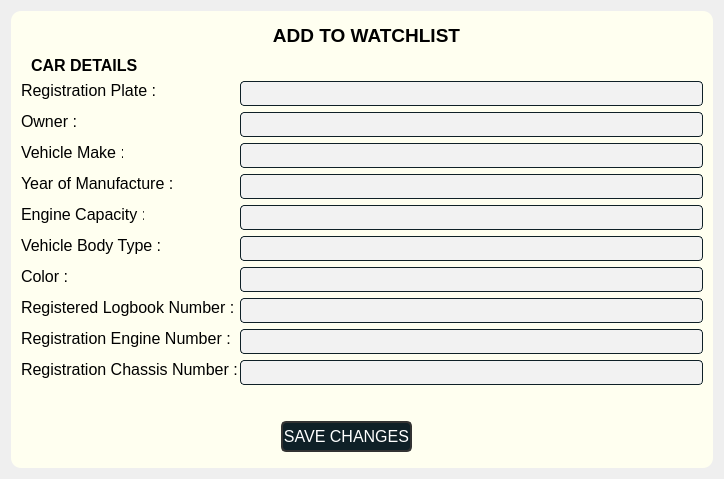
               <widget class="QWidget" name="add_remove_wishlist">
                <layout class="QGridLayout" name="gridLayout_7">
                 <item row="0" column="0">
                  <widget class="QFrame" name="add_remove_frame">
                   <property name="minimumSize">
                    <size>
                     <width>702</width>
                     <height>457</height>
                    </size>
                   </property>
                   <property name="maximumSize">
                    <size>
                     <width>702</width>
                     <height>457</height>
                    </size>
                   </property>
                   <property name="styleSheet">
                    <string notr="true">QFrame{
background-color:#FFFFF0;
border-radius:10px;
box-shadow: 0 3px 10px rgb(0 0 0 / 0.2);
}
QLineEdit {
 color:black;
 border:1px solid #0f2027;
 border-radius:4px;
 background:#f2f2f2;
}
QLineEdit:hover {
 
 border:2px solid  #33cc33;
 border-radius:4px;
 background: #ffffff;
}
QLineEdit:disabled {
 
 border:2px solid#0f2027;
 border-radius:4px;
 background:#0f2027;
}
</string>
                   </property>
                   <property name="frameShape">
                    <enum>QFrame::StyledPanel</enum>
                   </property>
                   <property name="frameShadow">
                    <enum>QFrame::Raised</enum>
                   </property>
                   <widget class="QLabel" name="add_remove_label">
                    <property name="geometry">
                     <rect>
                      <x>10</x>
                      <y>10</y>
                      <width>691</width>
                      <height>29</height>
                     </rect>
                    </property>
                    <property name="text">
                     <string>&lt;html&gt;&lt;head/&gt;&lt;body&gt;&lt;p align=&quot;center&quot;&gt;&lt;span style=&quot; font-size:14pt; font-weight:600;&quot;&gt;ADD TO WATCHLIST&lt;/span&gt;&lt;/p&gt;&lt;/body&gt;&lt;/html&gt;</string>
                    </property>
                   </widget>
                   <widget class="QLabel" name="car_deatils_label">
                    <property name="geometry">
                     <rect>
                      <x>20</x>
                      <y>45</y>
                      <width>111</width>
                      <height>19</height>
                     </rect>
                    </property>
                    <property name="text">
                     <string>&lt;html&gt;&lt;head/&gt;&lt;body&gt;&lt;p&gt;&lt;span style=&quot; font-size:12pt; font-weight:600;&quot;&gt;CAR DETAILS&lt;/span&gt;&lt;/p&gt;&lt;/body&gt;&lt;/html&gt;</string>
                    </property>
                   </widget>
                   <widget class="QLabel" name="reg_plate_label">
                    <property name="geometry">
                     <rect>
                      <x>10</x>
                      <y>70</y>
                      <width>134</width>
                      <height>19</height>
                     </rect>
                    </property>
                    <property name="text">
                     <string>&lt;html&gt;&lt;head/&gt;&lt;body&gt;&lt;p&gt;&lt;span style=&quot; font-size:12pt;&quot;&gt;Registration Plate :&lt;/span&gt;&lt;/p&gt;&lt;/body&gt;&lt;/html&gt;</string>
                    </property>
                   </widget>
                   <widget class="QLabel" name="owner_label">
                    <property name="geometry">
                     <rect>
                      <x>10</x>
                      <y>101</y>
                      <width>58</width>
                      <height>19</height>
                     </rect>
                    </property>
                    <property name="text">
                     <string>&lt;html&gt;&lt;head/&gt;&lt;body&gt;&lt;p&gt;&lt;span style=&quot; font-size:12pt;&quot;&gt;Owner :&lt;/span&gt;&lt;/p&gt;&lt;/body&gt;&lt;/html&gt;</string>
                    </property>
                   </widget>
                   <widget class="QLabel" name="vehicle_make_label">
                    <property name="geometry">
                     <rect>
                      <x>10</x>
                      <y>132</y>
                      <width>102</width>
                      <height>19</height>
                     </rect>
                    </property>
                    <property name="text">
                     <string>&lt;html&gt;&lt;head/&gt;&lt;body&gt;&lt;p&gt;&lt;span style=&quot; font-size:12pt;&quot;&gt;Vehicle Make :&lt;/span&gt;&lt;/p&gt;&lt;/body&gt;&lt;/html&gt;</string>
                    </property>
                   </widget>
                   <widget class="QLabel" name="year_of_man_label">
                    <property name="geometry">
                     <rect>
                      <x>10</x>
                      <y>163</y>
                      <width>153</width>
                      <height>19</height>
                     </rect>
                    </property>
                    <property name="text">
                     <string>&lt;html&gt;&lt;head/&gt;&lt;body&gt;&lt;p&gt;&lt;span style=&quot; font-size:12pt;&quot;&gt;Year of Manufacture :&lt;/span&gt;&lt;/p&gt;&lt;/body&gt;&lt;/html&gt;</string>
                    </property>
                   </widget>
                   <widget class="QLabel" name="engine_capacity_label">
                    <property name="geometry">
                     <rect>
                      <x>10</x>
                      <y>194</y>
                      <width>123</width>
                      <height>19</height>
                     </rect>
                    </property>
                    <property name="text">
                     <string>&lt;html&gt;&lt;head/&gt;&lt;body&gt;&lt;p&gt;&lt;span style=&quot; font-size:12pt;&quot;&gt;Engine Capacity :&lt;/span&gt;&lt;/p&gt;&lt;/body&gt;&lt;/html&gt;</string>
                    </property>
                   </widget>
                   <widget class="QLabel" name="body_type_label">
                    <property name="geometry">
                     <rect>
                      <x>10</x>
                      <y>225</y>
                      <width>141</width>
                      <height>19</height>
                     </rect>
                    </property>
                    <property name="text">
                     <string>&lt;html&gt;&lt;head/&gt;&lt;body&gt;&lt;p&gt;&lt;span style=&quot; font-size:12pt;&quot;&gt;Vehicle Body Type :&lt;/span&gt;&lt;/p&gt;&lt;/body&gt;&lt;/html&gt;</string>
                    </property>
                   </widget>
                   <widget class="QLabel" name="color_label">
                    <property name="geometry">
                     <rect>
                      <x>10</x>
                      <y>256</y>
                      <width>49</width>
                      <height>19</height>
                     </rect>
                    </property>
                    <property name="text">
                     <string>&lt;html&gt;&lt;head/&gt;&lt;body&gt;&lt;p&gt;&lt;span style=&quot; font-size:12pt;&quot;&gt;Color :&lt;/span&gt;&lt;/p&gt;&lt;/body&gt;&lt;/html&gt;</string>
                    </property>
                   </widget>
                   <widget class="QLabel" name="logbook_number_label">
                    <property name="geometry">
                     <rect>
                      <x>10</x>
                      <y>287</y>
                      <width>213</width>
                      <height>19</height>
                     </rect>
                    </property>
                    <property name="text">
                     <string>&lt;html&gt;&lt;head/&gt;&lt;body&gt;&lt;p&gt;&lt;span style=&quot; font-size:12pt;&quot;&gt;Registered Logbook Number :&lt;/span&gt;&lt;/p&gt;&lt;/body&gt;&lt;/html&gt;</string>
                    </property>
                   </widget>
                   <widget class="QLabel" name="engine_number_label">
                    <property name="geometry">
                     <rect>
                      <x>10</x>
                      <y>318</y>
                      <width>210</width>
                      <height>19</height>
                     </rect>
                    </property>
                    <property name="text">
                     <string>&lt;html&gt;&lt;head/&gt;&lt;body&gt;&lt;p&gt;&lt;span style=&quot; font-size:12pt;&quot;&gt;Registration Engine Number :&lt;/span&gt;&lt;/p&gt;&lt;/body&gt;&lt;/html&gt;</string>
                    </property>
                   </widget>
                   <widget class="QLabel" name="chassis_number_label">
                    <property name="geometry">
                     <rect>
                      <x>10</x>
                      <y>349</y>
                      <width>221</width>
                      <height>19</height>
                     </rect>
                    </property>
                    <property name="text">
                     <string>&lt;html&gt;&lt;head/&gt;&lt;body&gt;&lt;p&gt;&lt;span style=&quot; font-size:12pt;&quot;&gt;Registration Chassis Number :&lt;/span&gt;&lt;/p&gt;&lt;/body&gt;&lt;/html&gt;</string>
                    </property>
                   </widget>
                   <widget class="QFrame" name="frame_5">
                    <property name="geometry">
                     <rect>
                      <x>150</x>
                      <y>380</y>
                      <width>431</width>
                      <height>71</height>
                     </rect>
                    </property>
                    <property name="minimumSize">
                     <size>
                      <width>431</width>
                      <height>71</height>
                     </size>
                    </property>
                    <property name="maximumSize">
                     <size>
                      <width>431</width>
                      <height>71</height>
                     </size>
                    </property>
                    <property name="styleSheet">
                     <string notr="true">
	background-color: #FFFFF0;


QRadioButton {
    background#0f2027;
    color:white;
} 
QRadioButton::indicator {
    width:10px;
    height:10px;
    border-radius: 7px; }
QRadioButton::indicator:checked {
    background-color:#0f2027;
    border: 2px solid rgb(51,51,51);
}
QRadioButton::indicator:unchecked {
    background-color:rgb(91,90,90);
    border:2px solid rgb(51,51,51);
}</string>
                    </property>
                    <property name="frameShape">
                     <enum>QFrame::StyledPanel</enum>
                    </property>
                    <property name="frameShadow">
                     <enum>QFrame::Raised</enum>
                    </property>
                    <widget class="QPushButton" name="btn_save_to_wishlist">
                     <property name="geometry">
                      <rect>
                       <x>120</x>
                       <y>30</y>
                       <width>131</width>
                       <height>31</height>
                      </rect>
                     </property>
                     <property name="minimumSize">
                      <size>
                       <width>69</width>
                       <height>25</height>
                      </size>
                     </property>
                     <property name="maximumSize">
                      <size>
                       <width>69000</width>
                       <height>25000</height>
                      </size>
                     </property>
                     <property name="font">
                      <font>
                       <family>Segoe UI</family>
                       <pointsize>12</pointsize>
                      </font>
                     </property>
                     <property name="cursor">
                      <cursorShape>PointingHandCursor</cursorShape>
                     </property>
                     <property name="toolTip">
                      <string>add to watchlist</string>
                     </property>
                     <property name="styleSheet">
                      <string notr="true">QPushButton {
	border: 2px solid rgb(51,51,51);
	border-radius: 5px;	
	color:rgb(255,255,255);
	background-color:#0f2027;
}
QPushButton:hover {
	border: 2px solid rgb(0,143,150);
	background-color: rgb(0,143,150);
}
QPushButton:pressed {	
	border: 2px solid rgb(0,143,150);
	background-color: rgb(51,51,51);
}

QPushButton:disabled {	
	border-radius: 5px;	
	border: 2px solid rgb(112,112,112);
	background-color: rgb(112,112,112);
}</string>
                     </property>
                     <property name="text">
                      <string>SAVE CHANGES</string>
                     </property>
                    </widget>
                   </widget>
                   <widget class="QLineEdit" name="reg_plate_input">
                    <property name="enabled">
                     <bool>true</bool>
                    </property>
                    <property name="geometry">
                     <rect>
                      <x>229</x>
                      <y>70</y>
                      <width>463</width>
                      <height>25</height>
                     </rect>
                    </property>
                    <property name="minimumSize">
                     <size>
                      <width>400</width>
                      <height>25</height>
                     </size>
                    </property>
                    <property name="maximumSize">
                     <size>
                      <width>500</width>
                      <height>25</height>
                     </size>
                    </property>
                    <property name="font">
                     <font>
                      <family>Segoe UI</family>
                      <pointsize>12</pointsize>
                     </font>
                    </property>
                    <property name="styleSheet">
                     <string notr="true"/>
                    </property>
                    <property name="inputMethodHints">
                     <set>Qt::ImhUppercaseOnly</set>
                    </property>
                    <property name="clearButtonEnabled">
                     <bool>true</bool>
                    </property>
                   </widget>
                   <widget class="QLineEdit" name="logbook_number_input">
                    <property name="enabled">
                     <bool>true</bool>
                    </property>
                    <property name="geometry">
                     <rect>
                      <x>229</x>
                      <y>287</y>
                      <width>463</width>
                      <height>25</height>
                     </rect>
                    </property>
                    <property name="minimumSize">
                     <size>
                      <width>400</width>
                      <height>25</height>
                     </size>
                    </property>
                    <property name="maximumSize">
                     <size>
                      <width>500</width>
                      <height>25</height>
                     </size>
                    </property>
                    <property name="font">
                     <font>
                      <family>Segoe UI</family>
                      <pointsize>12</pointsize>
                     </font>
                    </property>
                    <property name="styleSheet">
                     <string notr="true"/>
                    </property>
                    <property name="clearButtonEnabled">
                     <bool>true</bool>
                    </property>
                   </widget>
                   <widget class="QLineEdit" name="engine_number_input">
                    <property name="enabled">
                     <bool>true</bool>
                    </property>
                    <property name="geometry">
                     <rect>
                      <x>229</x>
                      <y>318</y>
                      <width>463</width>
                      <height>25</height>
                     </rect>
                    </property>
                    <property name="minimumSize">
                     <size>
                      <width>400</width>
                      <height>25</height>
                     </size>
                    </property>
                    <property name="maximumSize">
                     <size>
                      <width>500</width>
                      <height>25</height>
                     </size>
                    </property>
                    <property name="font">
                     <font>
                      <family>Segoe UI</family>
                      <pointsize>12</pointsize>
                     </font>
                    </property>
                    <property name="styleSheet">
                     <string notr="true"/>
                    </property>
                    <property name="clearButtonEnabled">
                     <bool>true</bool>
                    </property>
                   </widget>
                   <widget class="QLineEdit" name="chassis_number_label_2">
                    <property name="enabled">
                     <bool>true</bool>
                    </property>
                    <property name="geometry">
                     <rect>
                      <x>229</x>
                      <y>349</y>
                      <width>463</width>
                      <height>25</height>
                     </rect>
                    </property>
                    <property name="minimumSize">
                     <size>
                      <width>400</width>
                      <height>25</height>
                     </size>
                    </property>
                    <property name="maximumSize">
                     <size>
                      <width>500</width>
                      <height>25</height>
                     </size>
                    </property>
                    <property name="font">
                     <font>
                      <family>Segoe UI</family>
                      <pointsize>12</pointsize>
                     </font>
                    </property>
                    <property name="styleSheet">
                     <string notr="true"/>
                    </property>
                    <property name="clearButtonEnabled">
                     <bool>true</bool>
                    </property>
                   </widget>
                   <widget class="QLineEdit" name="color_input">
                    <property name="enabled">
                     <bool>true</bool>
                    </property>
                    <property name="geometry">
                     <rect>
                      <x>229</x>
                      <y>256</y>
                      <width>463</width>
                      <height>25</height>
                     </rect>
                    </property>
                    <property name="minimumSize">
                     <size>
                      <width>400</width>
                      <height>25</height>
                     </size>
                    </property>
                    <property name="maximumSize">
                     <size>
                      <width>500</width>
                      <height>25</height>
                     </size>
                    </property>
                    <property name="font">
                     <font>
                      <family>Segoe UI</family>
                      <pointsize>12</pointsize>
                     </font>
                    </property>
                    <property name="styleSheet">
                     <string notr="true"/>
                    </property>
                    <property name="clearButtonEnabled">
                     <bool>true</bool>
                    </property>
                   </widget>
                   <widget class="QLineEdit" name="body_type_input">
                    <property name="enabled">
                     <bool>true</bool>
                    </property>
                    <property name="geometry">
                     <rect>
                      <x>229</x>
                      <y>225</y>
                      <width>463</width>
                      <height>25</height>
                     </rect>
                    </property>
                    <property name="minimumSize">
                     <size>
                      <width>400</width>
                      <height>25</height>
                     </size>
                    </property>
                    <property name="maximumSize">
                     <size>
                      <width>500</width>
                      <height>25</height>
                     </size>
                    </property>
                    <property name="font">
                     <font>
                      <family>Segoe UI</family>
                      <pointsize>12</pointsize>
                     </font>
                    </property>
                    <property name="styleSheet">
                     <string notr="true"/>
                    </property>
                    <property name="clearButtonEnabled">
                     <bool>true</bool>
                    </property>
                   </widget>
                   <widget class="QLineEdit" name="engine_capacity_input">
                    <property name="enabled">
                     <bool>true</bool>
                    </property>
                    <property name="geometry">
                     <rect>
                      <x>229</x>
                      <y>194</y>
                      <width>463</width>
                      <height>25</height>
                     </rect>
                    </property>
                    <property name="minimumSize">
                     <size>
                      <width>400</width>
                      <height>25</height>
                     </size>
                    </property>
                    <property name="maximumSize">
                     <size>
                      <width>500</width>
                      <height>25</height>
                     </size>
                    </property>
                    <property name="font">
                     <font>
                      <family>Segoe UI</family>
                      <pointsize>12</pointsize>
                     </font>
                    </property>
                    <property name="styleSheet">
                     <string notr="true"/>
                    </property>
                    <property name="clearButtonEnabled">
                     <bool>true</bool>
                    </property>
                   </widget>
                   <widget class="QLineEdit" name="year_of_man_input">
                    <property name="enabled">
                     <bool>true</bool>
                    </property>
                    <property name="geometry">
                     <rect>
                      <x>229</x>
                      <y>163</y>
                      <width>463</width>
                      <height>25</height>
                     </rect>
                    </property>
                    <property name="minimumSize">
                     <size>
                      <width>400</width>
                      <height>25</height>
                     </size>
                    </property>
                    <property name="maximumSize">
                     <size>
                      <width>500</width>
                      <height>25</height>
                     </size>
                    </property>
                    <property name="font">
                     <font>
                      <family>Segoe UI</family>
                      <pointsize>12</pointsize>
                     </font>
                    </property>
                    <property name="styleSheet">
                     <string notr="true"/>
                    </property>
                    <property name="clearButtonEnabled">
                     <bool>true</bool>
                    </property>
                   </widget>
                   <widget class="QLineEdit" name="vehicle_make_input">
                    <property name="enabled">
                     <bool>true</bool>
                    </property>
                    <property name="geometry">
                     <rect>
                      <x>229</x>
                      <y>132</y>
                      <width>463</width>
                      <height>25</height>
                     </rect>
                    </property>
                    <property name="minimumSize">
                     <size>
                      <width>400</width>
                      <height>25</height>
                     </size>
                    </property>
                    <property name="maximumSize">
                     <size>
                      <width>500</width>
                      <height>25</height>
                     </size>
                    </property>
                    <property name="font">
                     <font>
                      <family>Segoe UI</family>
                      <pointsize>12</pointsize>
                     </font>
                    </property>
                    <property name="styleSheet">
                     <string notr="true"/>
                    </property>
                    <property name="clearButtonEnabled">
                     <bool>true</bool>
                    </property>
                   </widget>
                   <widget class="QLineEdit" name="owner_input">
                    <property name="enabled">
                     <bool>true</bool>
                    </property>
                    <property name="geometry">
                     <rect>
                      <x>229</x>
                      <y>101</y>
                      <width>463</width>
                      <height>25</height>
                     </rect>
                    </property>
                    <property name="minimumSize">
                     <size>
                      <width>400</width>
                      <height>25</height>
                     </size>
                    </property>
                    <property name="maximumSize">
                     <size>
                      <width>500</width>
                      <height>25</height>
                     </size>
                    </property>
                    <property name="font">
                     <font>
                      <family>Segoe UI</family>
                      <pointsize>12</pointsize>
                     </font>
                    </property>
                    <property name="styleSheet">
                     <string notr="true"/>
                    </property>
                    <property name="clearButtonEnabled">
                     <bool>true</bool>
                    </property>
                   </widget>
                  </widget>
                 </item>
                </layout>
               </widget>
